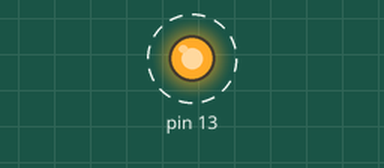
This sketch was run on a simulated Arduino Mega 2560, built with avr-gcc and run on an emulated ATmega2560. Shown: output pins drawn as LEDs (lit = HIGH). Dashed ring = blinking. Random numbers use the default seed unless the sketch sets one.

Above: at 0.2 s.
Timing chart, 0 to 3.0 s (numbered marks = the images above):
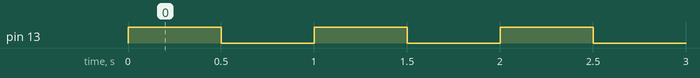

Measured:
- by itself, pin 13: alternates HIGH for 0.50 s and LOW for 0.50 s

The sketch:

testrand.ino
```cpp
/*
Project:	testrand
Board:		mega
MCU:		atmega2560
FRENQUENCY:	16000000

Created using Qt Creator
*/

#ifndef ARDUINO_H
#define ARDUINO_H
#include <Arduino.h>
#endif

#include <stdio.h>
#include <stdlib.h>
#include <string.h>

volatile uint8_t var1,var2,var3;

//****************************************************

int uart_getchar(FILE*stream);
int uart_putchar(char ch,FILE*stream);
void UART_init(uint16_t uart_baud);

char inString[16];
FILE uart_out = {0} ;
FILE uart_in = {0} ;

//******************************
//* SETUP AND LOOP SECTION
//* Always leave setup() and loop() functions at the end of file
void setup() {
	// initialize the digital pin as an output.
	// Pin 13 has an LED connected on most Arduino boards:
    pinMode(13, OUTPUT);
    UART_init(38400);
}

void loop() {
	digitalWrite(13, HIGH);   // set the LED on
    delay(500);              // wait for a second

    var1 = rand()%256;
    var2 = rand()%256;
    var3 = rand()%256;

    digitalWrite(13, LOW);    // set the LED off
    delay(500);              // wait for a second
}

//********************************************

ISR(USART0_RX_vect){

    scanf("%s",inString);

    if(strcmp(inString,"data")==0){
      printf("%3i,%3i,%3i",var1,var2,var3);
    }

    return;
}

int uart_putchar(char ch,FILE*stream)
{
    if(ch == '\n'){uart_putchar('\r',stream);}
    while ((UCSR0A & _BV(UDRE0)) == 0) {};
    UDR0 = ch;
    return 0;
}

int uart_getchar(FILE*stream)
{
    char temp;
    while ((UCSR0A & _BV( RXC0)) == 0) {};
    temp = UDR0;
    //uart_putchar(temp,stream);
    return(temp);
}

void UART_init(uint16_t uart_baud){

    UCSR0B|=1<<RXEN0;
    UCSR0B|=1<<TXEN0;
    UCSR0B|=1<<RXCIE0;

    UBRR0H=(((F_CPU / (uart_baud * 16UL))) - 1)>>8;
    UBRR0L=(((F_CPU / (uart_baud * 16UL))) - 1);

    UCSR0C|=(1<<UCSZ01)|(1<<UCSZ00);

    fdev_setup_stream (&uart_out, uart_putchar, NULL, _FDEV_SETUP_WRITE);
    fdev_setup_stream (&uart_in, NULL, uart_getchar, _FDEV_SETUP_READ);
    stdout=&uart_out;
    stdin=&uart_in;

    sei();
}
//********************************************
```
